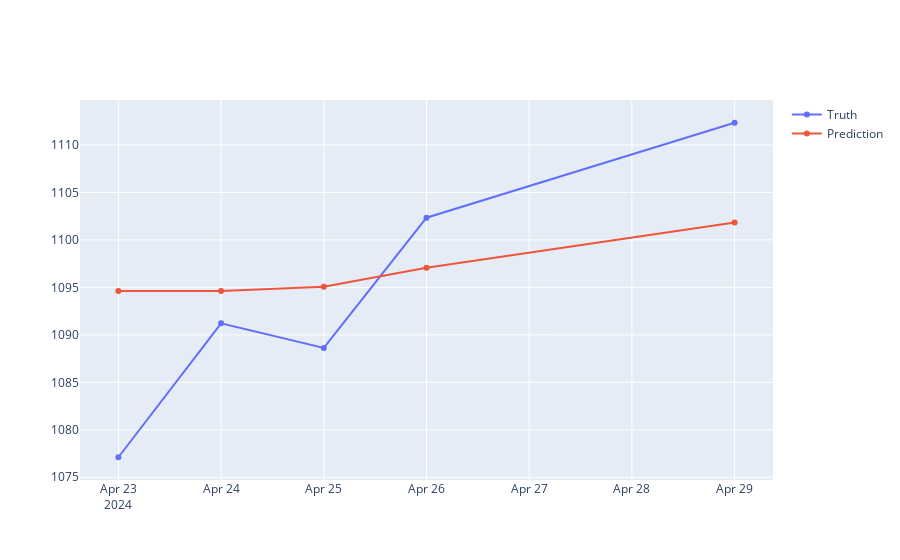

The code cell stored with this chart in its notebook:
### Code cell
predictions = pd.DataFrame(truth_df)
predictions['Close'] = y_pred

fig = make_subplots(rows=1, cols=1)
fig.add_trace(go.Scatter(x=truth_df['Exchange Date'], 
                         y=truth_df['Close'],
                         name='Truth'))

fig.add_trace(go.Scatter(x=predictions['Exchange Date'],
                         y=predictions['Close'],
                         name='Prediction'))
fig.show()

### Figure 1 — Plotly figure (JSON) as saved in the notebook; plotly's stock layout.template omitted (floating-point values rounded to 4 significant figures)
{"data": [{"name": "Truth", "type": "scatter", "x": ["2024-04-23 00:00:00", "2024-04-24 00:00:00", "2024-04-25 00:00:00", "2024-04-26 00:00:00", "2024-04-29 00:00:00"], "y": [1077.0, 1091.0, 1089.0, 1102.0, 1112.0]}, {"name": "Prediction", "type": "scatter", "x": ["2024-04-23 00:00:00", "2024-04-24 00:00:00", "2024-04-25 00:00:00", "2024-04-26 00:00:00", "2024-04-29 00:00:00"], "y": [1095.0, 1095.0, 1095.0, 1097.0, 1102.0]}], "layout": {"xaxis": {"anchor": "y", "domain": [0, 1]}, "yaxis": {"anchor": "x", "domain": [0, 1]}}}
